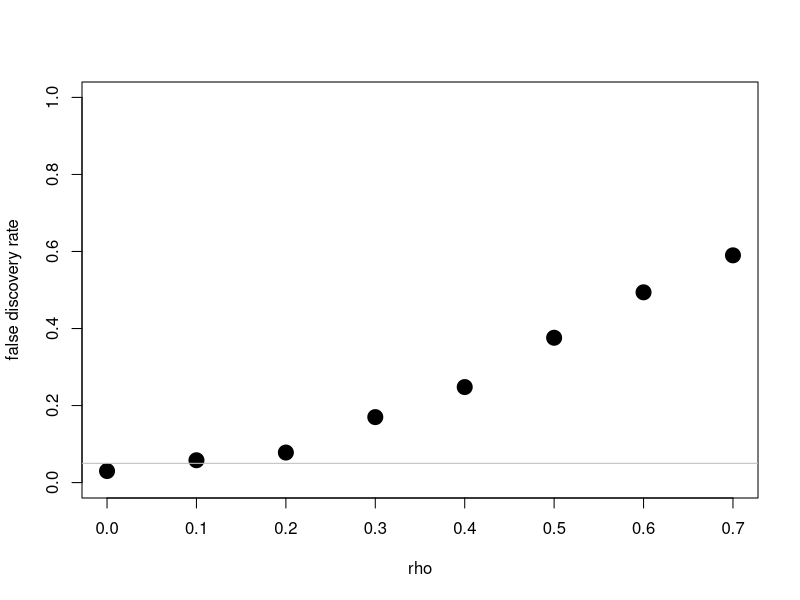
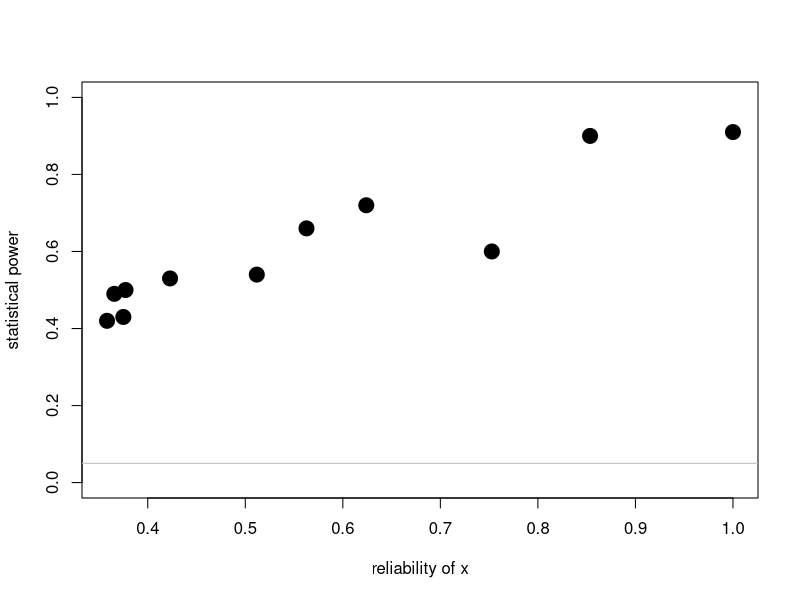

Here is the R script that generated these plots, in order:
##DGM
N<-1000
x<-rnorm(N)
y<-.3*x+rnorm(N)

##DAM
m<-lm(y~x)
summary(m)


######################################################
##What if we start to make changes to the DGM and ask about their relationship to the empirical data?
##We're going to look at power (probability that we correctly reject the null hypothesis)and FDR (rate of type 1 error, mistaken rejection of actually true null hypothesis) for a few examples

######################################################
##UNOBSERVED CONFOUNDERS
##how does introducing a third variable (with known correlation to x) disrupt power into the DGM but then omitting it (ie it is unobserved) from the DAM?
library(MASS)
N<-1000
b<-0.00 ##important!
mat<-list()
for (rho in seq(0,.7,by=.1)) {
    fdr<-numeric()
    for (i in 1:500) {
        xz<-mvrnorm(N,rep(0,2),Sigma=matrix(c(1,rho,rho,1),2,2))
        x<-xz[,1]
        z<-xz[,2]
        y<-b*x+.1*z+rnorm(N)  ##note that x does not impact y since b=0!
        m<-lm(y~x)
        fdr[i]<-summary(m)$coef[2,4]<.05
    }
    mat[[as.character(rho)]]<-c(rho,mean(fdr))
}
plot(do.call("rbind",mat),xlab="rho",ylab="false discovery rate",pch=19,cex=2,ylim=c(0,1))
abline(h=0.05,col='gray')
##in the above, we see that FDR increases with rho. that makes sense. z contains information about x due to their correlation and does impact y. if we don't observe z, we might mistakenly think x and y are associated.
##questions to ask: how does the shape of that curve depend upon N? upon the coefficient associated with z in y's assignment? 

######################################################
##MEASUREMENT ERROR IN X
##how does measurement error in X affect statistical power?
library(MASS)
N<-1000
b<-0.1
mat<-list()
for (s2 in seq(0,2,by=.2)) {
    pow<-numeric()
    for (i in 1:100) {
        x0<-rnorm(N)
        y<-b*x0+rnorm(N)
        x<-x0+rnorm(N,sd=sqrt(s2))
        m<-lm(y~x)
        pow[i]<-summary(m)$coef[2,4]<.05
    }
    mat[[as.character(s2)]]<-c(var(x0)/var(x),mean(pow))
}
plot(do.call("rbind",mat),xlab="reliability of x",ylab="statistical power",pch=19,cex=2,ylim=c(0,1))
abline(h=0.05,col='gray')
##as we might have anticipated, power is improved with more reliable measures!.
##you might again wonder how this is impacted by a range of choices we made along the way...
